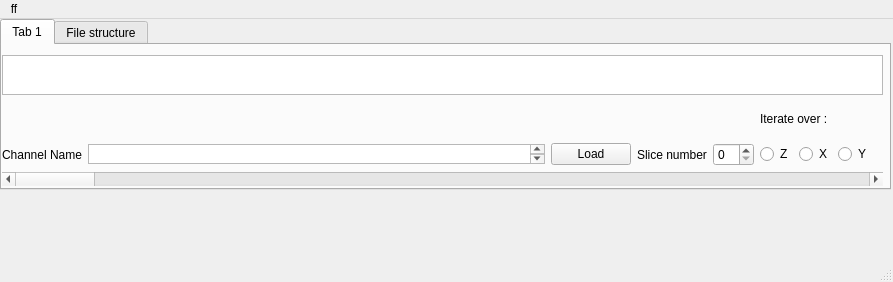
<?xml version="1.0" encoding="UTF-8"?>
<ui version="4.0">
 <class>MainWindow</class>
 <widget class="QMainWindow" name="MainWindow">
  <property name="geometry">
   <rect>
    <x>0</x>
    <y>0</y>
    <width>893</width>
    <height>282</height>
   </rect>
  </property>
  <property name="windowTitle">
   <string>MainWindow</string>
  </property>
  <widget class="QWidget" name="centralwidget">
   <widget class="QTabWidget" name="tabWidget">
    <property name="geometry">
     <rect>
      <x>0</x>
      <y>0</y>
      <width>891</width>
      <height>171</height>
     </rect>
    </property>
    <property name="currentIndex">
     <number>0</number>
    </property>
    <widget class="QWidget" name="tab">
     <attribute name="title">
      <string>Tab 1</string>
     </attribute>
     <widget class="QWidget" name="gridLayoutWidget">
      <property name="geometry">
       <rect>
        <x>0</x>
        <y>10</y>
        <width>881</width>
        <height>131</height>
       </rect>
      </property>
      <layout class="QGridLayout" name="gridLayout">
       <property name="leftMargin">
        <number>0</number>
       </property>
       <item row="3" column="0" colspan="11">
        <widget class="QScrollBar" name="horizontalScrollBar_slice">
         <property name="orientation">
          <enum>Qt::Horizontal</enum>
         </property>
        </widget>
       </item>
       <item row="2" column="6" colspan="2">
        <widget class="QRadioButton" name="radioButton_X">
         <property name="text">
          <string>X</string>
         </property>
        </widget>
       </item>
       <item row="2" column="1">
        <widget class="QTextBrowser" name="Qchannel_name">
         <property name="maximumSize">
          <size>
           <width>16777215</width>
           <height>20</height>
          </size>
         </property>
        </widget>
       </item>
       <item row="0" column="0" colspan="11">
        <widget class="QTextBrowser" name="Sample">
         <property name="sizePolicy">
          <sizepolicy hsizetype="Expanding" vsizetype="Fixed">
           <horstretch>0</horstretch>
           <verstretch>0</verstretch>
          </sizepolicy>
         </property>
         <property name="maximumSize">
          <size>
           <width>16777215</width>
           <height>40</height>
          </size>
         </property>
        </widget>
       </item>
       <item row="2" column="2">
        <widget class="QPushButton" name="Load">
         <property name="text">
          <string>Load</string>
         </property>
        </widget>
       </item>
       <item row="2" column="0">
        <widget class="QLabel" name="channel_name">
         <property name="text">
          <string>Channel Name</string>
         </property>
        </widget>
       </item>
       <item row="2" column="8">
        <widget class="QRadioButton" name="radioButton_Y">
         <property name="text">
          <string>Y</string>
         </property>
        </widget>
       </item>
       <item row="2" column="3">
        <widget class="QLabel" name="label">
         <property name="text">
          <string>Slice number</string>
         </property>
        </widget>
       </item>
       <item row="2" column="4">
        <widget class="QSpinBox" name="spinBox_slice"/>
       </item>
       <item row="2" column="5">
        <widget class="QRadioButton" name="radioButton_Z">
         <property name="text">
          <string>Z</string>
         </property>
        </widget>
       </item>
       <item row="1" column="5" colspan="4">
        <widget class="QLabel" name="label_2">
         <property name="text">
          <string>Iterate over :</string>
         </property>
        </widget>
       </item>
      </layout>
     </widget>
    </widget>
    <widget class="QWidget" name="Filestructure">
     <attribute name="title">
      <string>File structure</string>
     </attribute>
     <widget class="QTextBrowser" name="Filebrowser">
      <property name="geometry">
       <rect>
        <x>0</x>
        <y>0</y>
        <width>881</width>
        <height>141</height>
       </rect>
      </property>
     </widget>
    </widget>
   </widget>
  </widget>
  <widget class="QMenuBar" name="menubar">
   <property name="geometry">
    <rect>
     <x>0</x>
     <y>0</y>
     <width>893</width>
     <height>21</height>
    </rect>
   </property>
   <widget class="QMenu" name="menuff">
    <property name="title">
     <string>ff</string>
    </property>
   </widget>
   <addaction name="menuff"/>
  </widget>
  <widget class="QStatusBar" name="statusbar"/>
 </widget>
 <resources/>
 <connections>
  <connection>
   <sender>spinBox_slice</sender>
   <signal>valueChanged(int)</signal>
   <receiver>horizontalScrollBar_slice</receiver>
   <slot>setValue(int)</slot>
   <hints>
    <hint type="sourcelabel">
     <x>721</x>
     <y>151</y>
    </hint>
    <hint type="destinationlabel">
     <x>691</x>
     <y>185</y>
    </hint>
   </hints>
  </connection>
  <connection>
   <sender>horizontalScrollBar_slice</sender>
   <signal>valueChanged(int)</signal>
   <receiver>spinBox_slice</receiver>
   <slot>setValue(int)</slot>
   <hints>
    <hint type="sourcelabel">
     <x>654</x>
     <y>187</y>
    </hint>
    <hint type="destinationlabel">
     <x>710</x>
     <y>145</y>
    </hint>
   </hints>
  </connection>
 </connections>
</ui>
